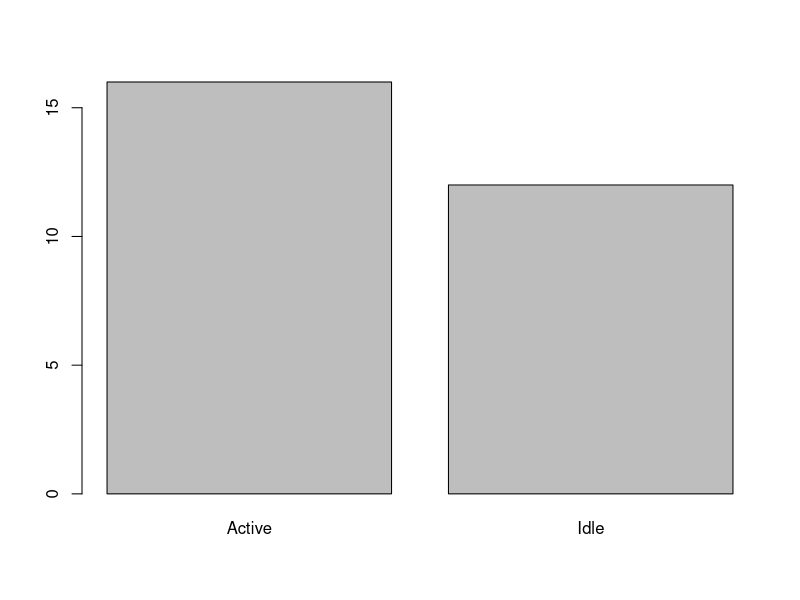
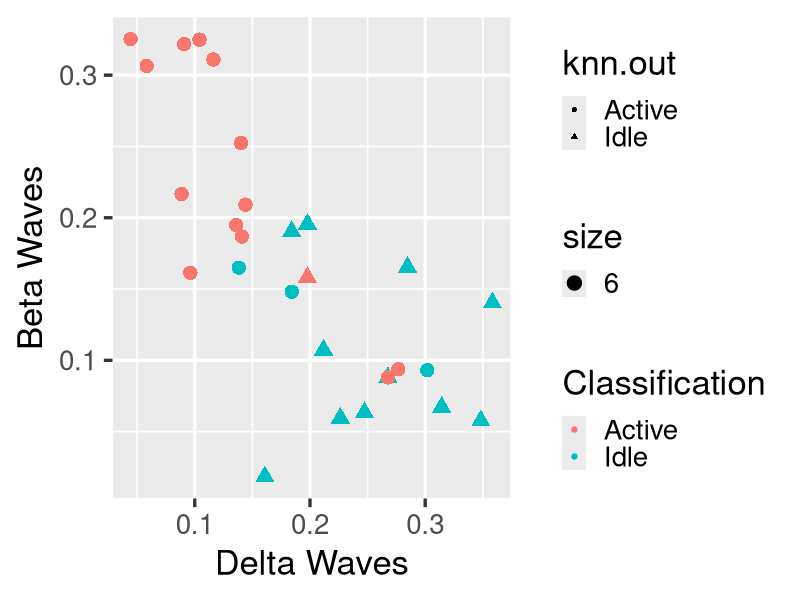
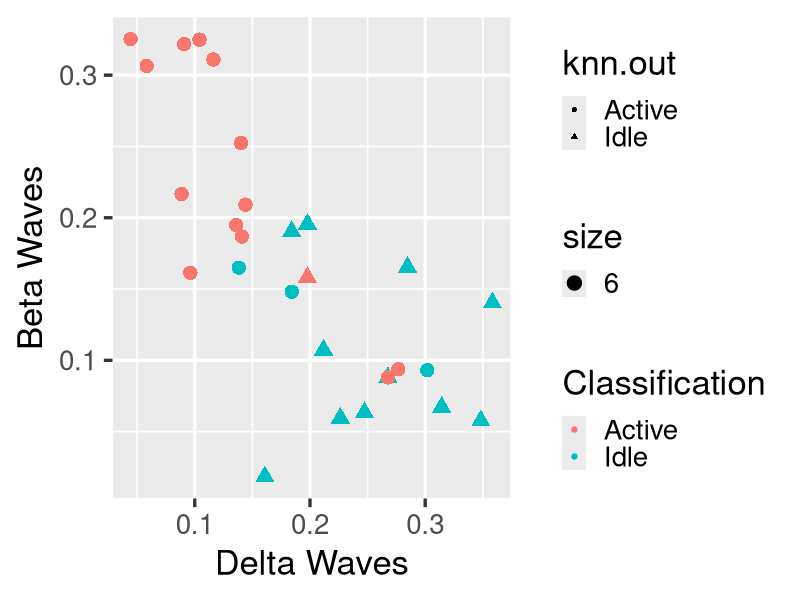

Write the R code that produced these figures, in order.
bwtable.all <- read.csv("bwdata.csv", header = TRUE)#download brain wave data as bwtable
bwtable.all

bwtable <- data.frame(Delta.waves = bwtable.all[,1],Beta.waves = bwtable.all[,4],Classification = bwtable.all[,6])
bwtable



library(class)
training.data = rbind(bwtable[1:14,], bwtable[15:28,])
training.data
test.data = rbind(bwtable[1:14,], bwtable[15:28,])
test.data

# test all sample as test data
bwtable[,1:2]
knn.out <- (knn(training.data[,1:2], bwtable[,1:2], training.data[,3], k = 2)) # k = neighbor 
summary(knn.out)
table(bwtable[,3])
table(bwtable[,3], knn.out)
plot(knn.out)

library(ggplot2)
theme_set(theme_gray(base_size = 25))
library(ggplot2)
#install.packages("gridExtra")
library(gridExtra)
bwtable

theme_set(theme_gray(base_size = 25))
p <- ggplot(bwtable, aes(x=bwtable[,1], y=bwtable[,2]))
p +  geom_point(aes(shape=knn.out, color=Classification, size= 6))+ xlab("Delta Waves")+ylab("Beta Waves")
    
ggsave("Brainwaves_KNN.png")

